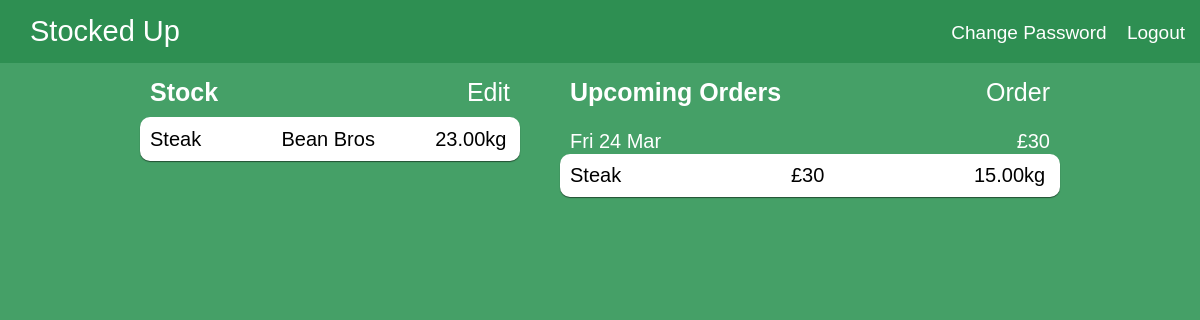
The app's page /stock (signed in) with its own data.
### stockedup/models.py (models this page shows, shortened)
class Supplier(models.Model):
    name = models.CharField(max_length=128)
    email = models.EmailField(unique=True)
    def __str__(self):
        return self.name

class Item(models.Model):
    user = models.ForeignKey(User)
    supplier = models.ForeignKey(Supplier)
    name = models.CharField(max_length=128)
    rate = models.DecimalField(default=0, decimal_places=2, max_digits=10)
    cost = models.DecimalField(default=0, decimal_places=2, max_digits=10)
    stock = models.DecimalField(default=0, decimal_places=2, max_digits=10)
    lastUpdated = models.DateField(default=date.today)
    class Meta:
        unique_together = ("user", "supplier", "name")

### stockedup/views.py (the view)
# urls.py: url(r'^stock', views.stock, name='stock'),
@login_required
def stock(request):
	currentUser = request.user
	items = filter(lambda x: x.user == currentUser, Item.objects.all())  # Filters items to only the current user
	contextDict = {'stock': [], 'orders': []}
	datedOrders = {}
	orders = []
	for item in items:
		contextDict['stock'] += [
			{'name': item.name, 'from': item.supplier, 'kgpw': item.rate, 'amount': item.stock, 'ppkg': 2}]
		if item.rate != 0:
			orders += [(int(item.stock / item.rate), item)]  # Creates tuple: order = (Days Left, Item)
	orders = sorted(orders, key=lambda order: order[0])  # Sort by days lasting
	days = ("Mon", "Tues", "Wed", "Thurs", "Fri", "Sat", "Sun")
	months = ("Jan", "Feb", "Mar", "Apr", "May", "Jun", "Jul", "Aug", "Sep", "Oct", "Nov", "Dec")
	for order in orders:
		orderDate = datetime.date.today() + datetime.timedelta(order[0])  # Find reorder date
		stringDate = str(days[orderDate.weekday()]) + ' ' + str(orderDate.day) + ' ' + str(months[orderDate.month - 1])
		datedOrders[stringDate] = {'total': 0,
								   'orders': datedOrders.get(stringDate, {'orders': []})['orders'] + [
									   {'name': order[1].name,
										'from': order[1].supplier,
										'cost': round(order[1].cost*order[1].rate), 'amount': order[1].rate}]}
	for day in datedOrders:
		tempList = []
		total = 0
		for order in datedOrders[day]['orders']:
			total += order['cost']  # Sums up cost
			tempList += [order]
		contextDict['orders'] += [{'date': day, 'total': total, 'orders': tempList}]
	contextDict['orders'] = sorted(contextDict['orders'], key=lambda k: months.index(k['date'].split(' ')[2]))
	return render(request, 'stockedup/stock.html', context=contextDict)

### templates/stockedup/stock.html (shortened to what this page needs)
{% extends 'stockedup/base.html' %}
{% load staticfiles %}
{% block body_block %}
	<div id="fixedbox">
		<div id="currentStock" class="stockbox">
			<span><h1>Stock</h1><a class="edit">Edit</a></span>
			<li>
				{% for item in stock %}
					<ul class="itemrow" data-kgpw="{{ item.kgpw }}" data-ppkg="{{ item.ppkg }}" data-fromemail="{{ item.from.email }}"><span data-type="name">{{ item.name }}</span><span data-type="from">{{ item.from }}</span><span data-type="amount">{{ item.amount }}kg</span></ul>
				{% endfor %}
			</li>
		</div>
		<div id="upcomingOrders" class="stockbox">
			<span><h1>Upcoming Orders</h1><a id="sendorder">Order</a></span>
			<li>
				{% for day in orders %}
					<ul>
						<h2><span>{{ day.date }}</span><span id="amount">£{{ day.total }}</span></h2>
						<li>
							{% for order in day.orders %}
								<ul><span>{{ order.name }}</span><span>£{{ order.cost }}</span><span>{{ order.amount }}kg</span></ul>
							{% endfor %}
						</li>
					</ul>
				{% endfor %}
			</li>
		</div>
	</div>
{% endblock %}

### static/stockedup/css/style.css (style rules this page uses)
html { font-family: sans-serif; font-size: 20px; }
body { margin: 0px; background-color: #45a067; }
@media (min-width: 930px) { div#fixedbox { margin-left: calc(50% - 465px); } }
div#currentStock { width: 380px; margin-right: 30px; }
div#upcomingOrders { width: 500px; float: right; }
#currentStock h1,#upcomingOrders h1 { font-weight: 600; margin: 0px; display: inline-block; color: #fff; font-size: 25px; }
#currentStock li { background-color: #fff; border-radius: 10px; box-shadow: 0px 1px 1px rgba(0,0,0,0.5); display: block; }
#currentStock a { font-weight: 300; float: right; cursor: pointer; }
.stockbox { display: inline-block; margin: 5px; vertical-align: top; }
.stockbox > span { color: #fff; margin: 10px; display: block; font-size: 25px; }
.stockbox ul { display: inline-block; width: calc(100% - 20px); margin: 0px; padding: 10px; border-bottom: 1px solid #2e8f52; }
.stockbox ul span { display: inline-block; text-align: center; vertical-align: middle; width: 33%; font-size: 20px; }
.stockbox ul span:first-child { text-align: left; }
.stockbox ul span:last-child { text-align: right; }
#upcomingOrders li { display: block; }
#upcomingOrders > li > ul { border: none; padding: 0px; color: #fff; font-size: 15px; width: 100%; }
.stockbox h2 { font-weight: inherit; margin: 10px; margin-bottom: 1px; }
#upcomingOrders li li { background: #fff; color: #000; border-radius: 10px; box-shadow: 0px 1px 1px rgba(0,0,0,0.5); }
#currentStock:not(.edit) ul:nth-last-child(2) { border: none; }
div#fixedbox { max-width: 930px; margin-bottom: 30px; }
a { color: #fff; text-decoration: none; }
#upcomingOrders ul:last-child { border: none; }
.stockbox ul h2 span { width: 50%; }
a#sendorder { font-weight: 300; float: right; cursor: pointer; }

### records on screen
Supplier: name "Steak", from "Bean Bros", amount "23.00", cost "30", amount "15.00"

### other values on screen
{{ day.date }} "Fri 24 Mar"
{{ day.total }} "30"
